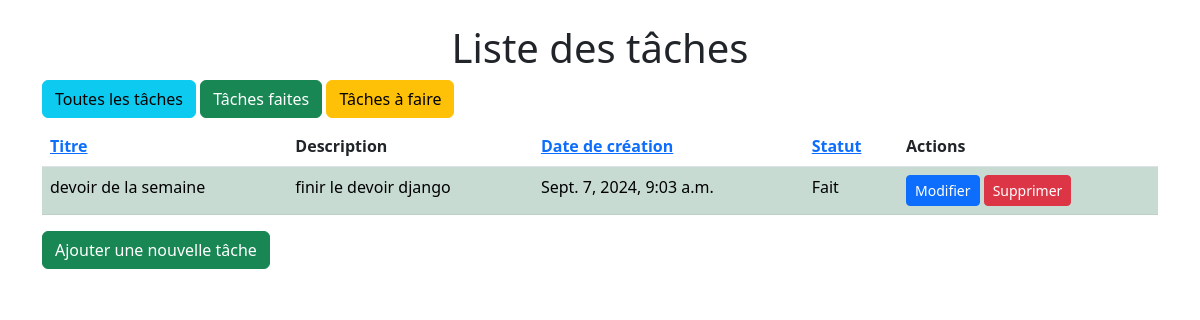
/, run on an earlier commit of the app's database.
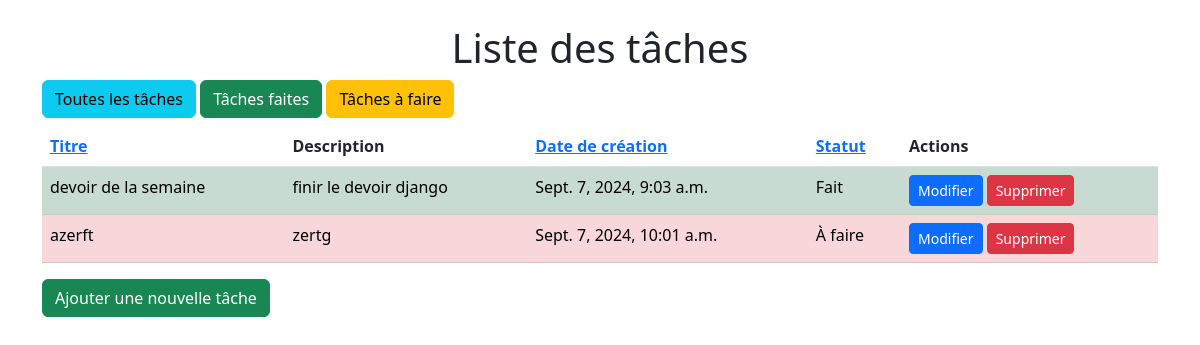
And on a later commit of the database.
### todolist/models.py (models this page shows, shortened)
class Task(models.Model):
    title = models.CharField(max_length=255)
    description = models.TextField()
    created_at = models.DateTimeField(auto_now_add=True)
    due_date = models.DateTimeField()
    status = models.BooleanField(default=False)  # False = not done, True = done

### todolist/views.py (the view)
# urls.py: path('', todolist_views.task_list, name='task_list'),
def task_list(request):
    sort_by = request.GET.get('sort', 'created_at')  # Tri par défaut par date de création
    status_filter = request.GET.get('status', None)  # Pas de filtre par défaut
    if status_filter == 'done':
        tasks = Task.objects.filter(status=True)
    elif status_filter == 'todo':
        tasks = Task.objects.filter(status=False)
    else:
        tasks = Task.objects.all()
    tasks = tasks.order_by(sort_by)
    return render(request, 'todolist/task_list.html', {'tasks': tasks})

### todolist/templates/todolist/task_list.html (shortened to what this page needs)
<!DOCTYPE html>
<html lang="fr">
<head>
    <link href="https://cdn.jsdelivr.net/npm/bootstrap@5.3.0-alpha1/dist/css/bootstrap.min.css" rel="stylesheet">
</head>
<body>
    <div class="container mt-4">
        <h1 class="text-center">Liste des tâches</h1>
        <div class="mb-2">
            <a href="?status=all" class="btn btn-info">Toutes les tâches</a>
            <a href="?status=done" class="btn btn-success">Tâches faites</a>
            <a href="?status=todo" class="btn btn-warning">Tâches à faire</a>
        </div>
        <table class="table table-striped">
            <thead>
                <tr>
                    <th><a href="?sort=title">Titre</a></th>
                    <th>Description</th>
                    <th><a href="?sort=created_at">Date de création</a></th>
                    <th><a href="?sort=status">Statut</a></th>
                    <th>Actions</th>
                </tr>
            </thead>
            <tbody>
                {% for task in tasks %}
                <tr class="{{ task.status|yesno:'table-success,table-danger' }}">
                    <td>{{ task.title }}</td>
                    <td>{{ task.description }}</td>
                    <td>{{ task.created_at }}</td>
                    <td>{% if task.status %}Fait{% else %}À faire{% endif %}</td>
                    <td>
                        <a href="{% url 'task_edit' task.pk %}" class="btn btn-sm btn-primary">Modifier</a>
                        <a href="{% url 'task_delete' task.pk %}" class="btn btn-sm btn-danger">Supprimer</a>
                    </td>
                </tr>
                {% endfor %}
            </tbody>
        </table>
        <a href="{% url 'task_add' %}" class="btn btn-success">Ajouter une nouvelle tâche</a>
    </div>
</body>
</html>

What changed in the data, as far as the page shows it:
added Task: title "azerft", description "zertg", created_at "Sept. 7, 2024, 10:01 a.m.", status "À faire"
